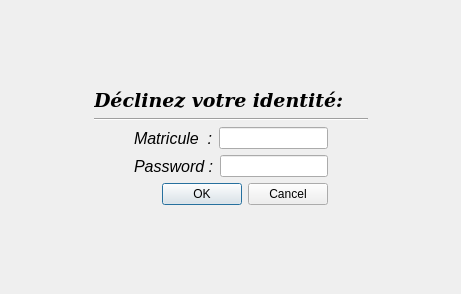
<?xml version="1.0" encoding="UTF-8"?>
<ui version="4.0">
 <class>DialogConnection</class>
 <widget class="QDialog" name="DialogConnection">
  <property name="geometry">
   <rect>
    <x>0</x>
    <y>0</y>
    <width>461</width>
    <height>294</height>
   </rect>
  </property>
  <property name="windowTitle">
   <string>Connexion</string>
  </property>
  <property name="windowIcon">
   <iconset resource="image.qrc">
    <normaloff>:/Image/logo</normaloff>:/Image/logo</iconset>
  </property>
  <property name="autoFillBackground">
   <bool>true</bool>
  </property>
  <property name="styleSheet">
   <string notr="true">
QStackedWidget{ border-image: url(:/Image/logo)}</string>
  </property>
  <layout class="QGridLayout" name="gridLayout">
   <item row="0" column="1">
    <widget class="QStackedWidget" name="stackedWidget">
     <property name="currentIndex">
      <number>0</number>
     </property>
     <widget class="QWidget" name="page">
      <layout class="QGridLayout" name="gridLayout_2">
       <item row="0" column="1">
        <spacer name="verticalSpacer_2">
         <property name="orientation">
          <enum>Qt::Vertical</enum>
         </property>
         <property name="sizeHint" stdset="0">
          <size>
           <width>20</width>
           <height>41</height>
          </size>
         </property>
        </spacer>
       </item>
       <item row="1" column="0">
        <spacer name="horizontalSpacer_4">
         <property name="orientation">
          <enum>Qt::Horizontal</enum>
         </property>
         <property name="sizeHint" stdset="0">
          <size>
           <width>38</width>
           <height>20</height>
          </size>
         </property>
        </spacer>
       </item>
       <item row="1" column="1">
        <layout class="QVBoxLayout" name="verticalLayout_2">
         <item>
          <widget class="QLabel" name="label_3">
           <property name="font">
            <font>
             <family>DejaVu Serif</family>
             <pointsize>14</pointsize>
             <weight>75</weight>
             <italic>true</italic>
             <bold>true</bold>
            </font>
           </property>
           <property name="text">
            <string>Déclinez votre identité:</string>
           </property>
          </widget>
         </item>
         <item>
          <widget class="Line" name="line">
           <property name="orientation">
            <enum>Qt::Horizontal</enum>
           </property>
          </widget>
         </item>
         <item>
          <layout class="QHBoxLayout" name="horizontalLayout_3">
           <item>
            <spacer name="horizontalSpacer_2">
             <property name="orientation">
              <enum>Qt::Horizontal</enum>
             </property>
             <property name="sizeHint" stdset="0">
              <size>
               <width>40</width>
               <height>20</height>
              </size>
             </property>
            </spacer>
           </item>
           <item>
            <layout class="QVBoxLayout" name="verticalLayout">
             <item>
              <layout class="QHBoxLayout" name="horizontalLayout">
               <item>
                <widget class="QLabel" name="label">
                 <property name="font">
                  <font>
                   <pointsize>12</pointsize>
                   <weight>50</weight>
                   <italic>true</italic>
                   <bold>false</bold>
                  </font>
                 </property>
                 <property name="text">
                  <string>Matricule  :</string>
                 </property>
                </widget>
               </item>
               <item>
                <widget class="QLineEdit" name="lineEdit_Matricule">
                 <property name="autoFillBackground">
                  <bool>false</bool>
                 </property>
                </widget>
               </item>
              </layout>
             </item>
             <item>
              <layout class="QHBoxLayout" name="horizontalLayout_2">
               <item>
                <widget class="QLabel" name="label_2">
                 <property name="font">
                  <font>
                   <pointsize>12</pointsize>
                   <weight>50</weight>
                   <italic>true</italic>
                   <bold>false</bold>
                  </font>
                 </property>
                 <property name="text">
                  <string>Password :</string>
                 </property>
                </widget>
               </item>
               <item>
                <widget class="QLineEdit" name="lineEdit_Password">
                 <property name="echoMode">
                  <enum>QLineEdit::Password</enum>
                 </property>
                </widget>
               </item>
              </layout>
             </item>
             <item>
              <widget class="QDialogButtonBox" name="buttonBox_Connect">
               <property name="orientation">
                <enum>Qt::Horizontal</enum>
               </property>
               <property name="standardButtons">
                <set>QDialogButtonBox::Cancel|QDialogButtonBox::Ok</set>
               </property>
              </widget>
             </item>
            </layout>
           </item>
           <item>
            <spacer name="horizontalSpacer">
             <property name="orientation">
              <enum>Qt::Horizontal</enum>
             </property>
             <property name="sizeHint" stdset="0">
              <size>
               <width>40</width>
               <height>20</height>
              </size>
             </property>
            </spacer>
           </item>
          </layout>
         </item>
        </layout>
       </item>
       <item row="1" column="2">
        <spacer name="horizontalSpacer_3">
         <property name="orientation">
          <enum>Qt::Horizontal</enum>
         </property>
         <property name="sizeHint" stdset="0">
          <size>
           <width>46</width>
           <height>20</height>
          </size>
         </property>
        </spacer>
       </item>
       <item row="2" column="1">
        <spacer name="verticalSpacer">
         <property name="orientation">
          <enum>Qt::Vertical</enum>
         </property>
         <property name="sizeHint" stdset="0">
          <size>
           <width>20</width>
           <height>47</height>
          </size>
         </property>
        </spacer>
       </item>
      </layout>
      <zorder>horizontalSpacer_3</zorder>
      <zorder></zorder>
      <zorder>horizontalSpacer_4</zorder>
      <zorder>verticalSpacer</zorder>
      <zorder>verticalSpacer_2</zorder>
      <zorder>verticalSpacer_2</zorder>
      <zorder>horizontalSpacer_4</zorder>
      <zorder></zorder>
      <zorder>verticalSpacer</zorder>
      <zorder>horizontalSpacer_3</zorder>
     </widget>
    </widget>
   </item>
  </layout>
 </widget>
 <resources>
  <include location="image.qrc"/>
 </resources>
 <connections>
  <connection>
   <sender>buttonBox_Connect</sender>
   <signal>accepted()</signal>
   <receiver>DialogConnection</receiver>
   <slot>accept()</slot>
   <hints>
    <hint type="sourcelabel">
     <x>248</x>
     <y>254</y>
    </hint>
    <hint type="destinationlabel">
     <x>157</x>
     <y>274</y>
    </hint>
   </hints>
  </connection>
  <connection>
   <sender>buttonBox_Connect</sender>
   <signal>rejected()</signal>
   <receiver>DialogConnection</receiver>
   <slot>reject()</slot>
   <hints>
    <hint type="sourcelabel">
     <x>316</x>
     <y>260</y>
    </hint>
    <hint type="destinationlabel">
     <x>286</x>
     <y>274</y>
    </hint>
   </hints>
  </connection>
 </connections>
</ui>
